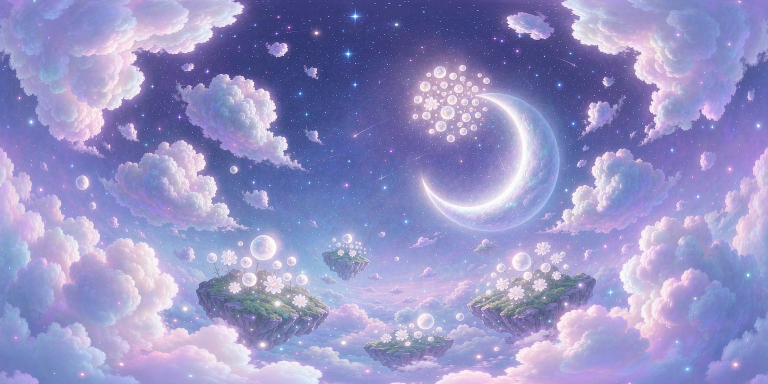
#> input picture assets/pets_poc/skybox.jpg, 1536 x 768 px (shown at 1/2 size)
$ python trim_watermark.py ../assets/pets_poc/skybox.jpg
#> lines starting #> are read from the running program, lines starting #| are printed output that depends on the picture
#!/usr/bin/env python3
"""场景主题生成图水印裁剪工具。

ImageGen 生成图右下角带水印：底部裁掉一条（默认 12%）即可去除——
底部恰好是 App 沉底状态卡的覆盖弃区，构图无需心疼。

用法：
  python tool/trim_watermark.py <输入目录或文件> [--bottom 12] [--right 0] [--out 输出目录]

  --bottom  底部裁剪百分比（默认 12，覆盖右下角水印带）
  --right   右侧裁剪百分比（默认 0；水印偏右时追加）
  --out     输出目录（默认输入目录下 trimmed/ 子目录，不覆盖原图）

裁后直接可用于 assets/pets/scenes/（App 端 BoxFit.cover 自适应，
不要求精确 832x1216；裁后仍为竖版且短边 >= 832 即最佳）。
"""
import argparse
import sys
from pathlib import Path

from PIL import Image


def trim_one(src: Path, dst: Path, bottom_pct: float, right_pct: float) -> tuple[int, int]:
#> called with bottom_pct = 12, right_pct = 0
    im = Image.open(src)
#> im is the input picture: PIL image 1536x768 RGB; mean R, G, B 148.5, 145.9, 196.5
    if im.mode != "RGB":
        im = im.convert("RGB")
    w, h = im.size
#> w = 1536; h = 768
    cut_h = round(h * bottom_pct / 100)
#> cut_h = 92
    cut_w = round(w * right_pct / 100)
#> cut_w = 0
    im = im.crop((0, 0, w - cut_w, h - cut_h))
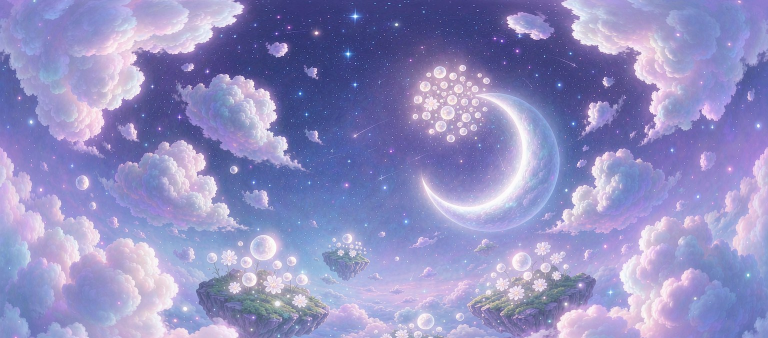
#> im: PIL image 1536x676 RGB (shown at 1/2 size); mean R, G, B 145.6, 143.2, 194.1
    im.save(dst, "PNG")
    return im.size


def main() -> None:
    ap = argparse.ArgumentParser(description="场景生成图水印裁剪（底部弃区一刀切）")
    ap.add_argument("input", help="生成图目录或单文件")
    ap.add_argument("--bottom", type=float, default=12, help="底部裁剪百分比（默认 12）")
    ap.add_argument("--right", type=float, default=0, help="右侧裁剪百分比（默认 0）")
    ap.add_argument("--out", help="输出目录（默认输入目录下 trimmed/）")
    args = ap.parse_args()

    src = Path(args.input)
    if src.is_dir():
        files = sorted(p for p in src.iterdir() if p.suffix.lower() in (".png", ".jpg", ".jpeg", ".webp"))
        out_dir = Path(args.out) if args.out else src / "trimmed"
    else:
        files = [src]
        out_dir = Path(args.out) if args.out else src.parent / "trimmed"
    if not files:
        sys.exit(f"未找到图片: {src}")
    out_dir.mkdir(parents=True, exist_ok=True)

    for f in files:
        dst = out_dir / (f.stem + ".png")
        w, h = trim_one(f, dst, args.bottom, args.right)
#> w = 1536; h = 676
        note = "" if (w >= 832 and h > w) else "  [提示] 短边<832 或非竖版，建议用更高分辨率原图"
#> note = '  [提示] 短边<832 或非竖版，建议用更高分辨率原图'
        print(f"{f.name} -> {dst.name}  {w}x{h}{note}")
#| skybox.jpg -> skybox.png  1536x676  [提示] 短边<832 或非竖版，建议用更高分辨率原图


if __name__ == "__main__":
    main()
